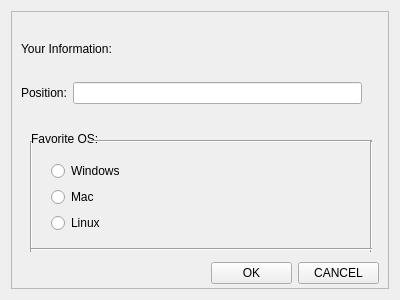
<?xml version="1.0" encoding="UTF-8"?>
<ui version="4.0">
 <class>InfoDialog</class>
 <widget class="QWidget" name="InfoDialog">
  <property name="geometry">
   <rect>
    <x>0</x>
    <y>0</y>
    <width>400</width>
    <height>300</height>
   </rect>
  </property>
  <property name="windowTitle">
   <string>Form</string>
  </property>
  <layout class="QHBoxLayout" name="horizontalLayout">
   <item>
    <widget class="QFrame" name="frame">
     <property name="frameShape">
      <enum>QFrame::StyledPanel</enum>
     </property>
     <property name="frameShadow">
      <enum>QFrame::Raised</enum>
     </property>
     <widget class="QLabel" name="label">
      <property name="geometry">
       <rect>
        <x>10</x>
        <y>30</y>
        <width>101</width>
        <height>16</height>
       </rect>
      </property>
      <property name="text">
       <string>Your Information:</string>
      </property>
     </widget>
     <widget class="QLabel" name="label_3">
      <property name="geometry">
       <rect>
        <x>20</x>
        <y>120</y>
        <width>71</width>
        <height>16</height>
       </rect>
      </property>
      <property name="text">
       <string>Favorite OS:</string>
      </property>
     </widget>
     <widget class="Line" name="line">
      <property name="geometry">
       <rect>
        <x>80</x>
        <y>120</y>
        <width>281</width>
        <height>21</height>
       </rect>
      </property>
      <property name="orientation">
       <enum>Qt::Horizontal</enum>
      </property>
     </widget>
     <widget class="Line" name="line_2">
      <property name="geometry">
       <rect>
        <x>350</x>
        <y>130</y>
        <width>20</width>
        <height>111</height>
       </rect>
      </property>
      <property name="orientation">
       <enum>Qt::Vertical</enum>
      </property>
     </widget>
     <widget class="Line" name="line_3">
      <property name="geometry">
       <rect>
        <x>10</x>
        <y>130</y>
        <width>20</width>
        <height>111</height>
       </rect>
      </property>
      <property name="orientation">
       <enum>Qt::Vertical</enum>
      </property>
     </widget>
     <widget class="Line" name="line_4">
      <property name="geometry">
       <rect>
        <x>20</x>
        <y>230</y>
        <width>341</width>
        <height>16</height>
       </rect>
      </property>
      <property name="orientation">
       <enum>Qt::Horizontal</enum>
      </property>
     </widget>
     <widget class="QWidget" name="">
      <property name="geometry">
       <rect>
        <x>10</x>
        <y>70</y>
        <width>341</width>
        <height>24</height>
       </rect>
      </property>
      <layout class="QHBoxLayout" name="horizontalLayout_2">
       <item>
        <widget class="QLabel" name="label_2">
         <property name="text">
          <string>Position:</string>
         </property>
        </widget>
       </item>
       <item>
        <widget class="QLineEdit" name="lineEdit"/>
       </item>
      </layout>
     </widget>
     <widget class="QWidget" name="">
      <property name="geometry">
       <rect>
        <x>40</x>
        <y>150</y>
        <width>87</width>
        <height>74</height>
       </rect>
      </property>
      <layout class="QVBoxLayout" name="verticalLayout">
       <item>
        <widget class="QRadioButton" name="Windows">
         <property name="text">
          <string>Windows</string>
         </property>
        </widget>
       </item>
       <item>
        <widget class="QRadioButton" name="Mac">
         <property name="text">
          <string>Mac</string>
         </property>
        </widget>
       </item>
       <item>
        <widget class="QRadioButton" name="Linux">
         <property name="text">
          <string>Linux</string>
         </property>
        </widget>
       </item>
      </layout>
     </widget>
     <widget class="QWidget" name="">
      <property name="geometry">
       <rect>
        <x>200</x>
        <y>250</y>
        <width>168</width>
        <height>24</height>
       </rect>
      </property>
      <layout class="QHBoxLayout" name="horizontalLayout_3">
       <item>
        <widget class="QPushButton" name="pushButton">
         <property name="text">
          <string>OK</string>
         </property>
        </widget>
       </item>
       <item>
        <widget class="QPushButton" name="pushButton_2">
         <property name="text">
          <string>CANCEL</string>
         </property>
        </widget>
       </item>
      </layout>
     </widget>
    </widget>
   </item>
  </layout>
 </widget>
 <resources/>
 <connections/>
</ui>
